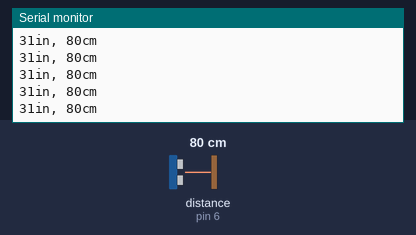
The sketch below on a simulated Arduino Uno, built with avr-gcc and run on an emulated ATmega328P. Shown: the last lines printed to the serial monitor. Wiring (inferred from the names in the program): ultrasonic range finder: trigger pin 5; echo pin 6. Inputs (shaded band) come from the test bench; at power-on: distance to the obstacle (sensor on pin 6) 80 cm. The echo pulse lasts 58.3 µs per cm.

Above: at 1.2 s.
1.3 s: distance to the obstacle (sensor on pin 6) set to 60 cm
At 1.48 s:
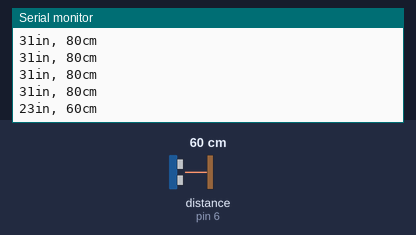
4.3 s: distance to the obstacle (sensor on pin 6) set to 2 cm
At 4.3 s:
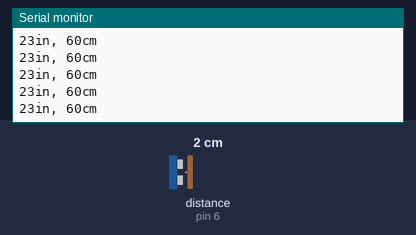
5.8 s: distance to the obstacle (sensor on pin 6) set to 18 cm
At 5.82 s:
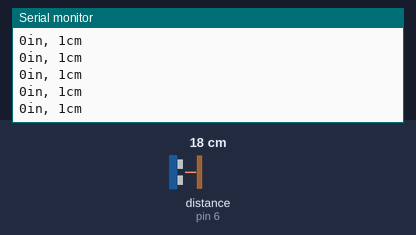
8.8 s: distance to the obstacle (sensor on pin 6) set to 250 cm
At 8.8 s:
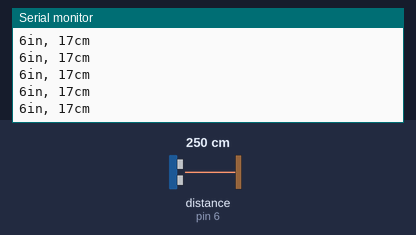
Timing chart, 0 to 11.8 s (numbered marks = the images above; inputs shaded):
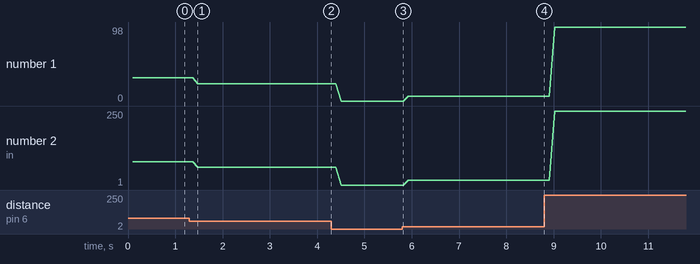

The sketch:

buzzer_and_tank_level.ino
```cpp
//this usses ultrasonic sensor for detection application is shown for tank level indicator
const int buzzer = 7; // Sensor Input for buzzer
//const int trigPin = 2;// Sensor Input for ultra sonic
//const int echoPin = 4;// Sensor Input for ultra sonic
const int trigPin = 5;// Sensor Input for ultra sonic
const int echoPin = 6;// Sensor Input for ultra sonic
void setup()
{
 pinMode(buzzer, INPUT); // set a pin for buzzer output
  Serial.begin(9600);  // initialize serial communication:
}

void loop()
{
   long duration, inches, cm;

  // The sensor is triggered by a HIGH pulse of 10 or more microseconds.
  // Give a short LOW pulse beforehand to ensure a clean HIGH pulse:
  pinMode(trigPin, OUTPUT);
  digitalWrite(trigPin, LOW);
  delayMicroseconds(2);
  digitalWrite(trigPin, HIGH);
  delayMicroseconds(10);
  digitalWrite(trigPin, LOW);

  // Read the signal from the sensor: a HIGH pulse whose
  // duration is the time (in microseconds) from the sending
  // of the ping to the reception of its echo off of an object.
  pinMode(echoPin, INPUT);
  duration = pulseIn(echoPin, HIGH);

  // convert the time into a distance
  inches = microsecondsToInches(duration);
  cm = microsecondsToCentimeters(duration);
  delay(100);
  if (cm<20)
  {
   // buzz(buzzer, 2500, 500); // buzz the buzzer on pin 4 at 2500Hz for 500 milliseconds

    long delayValue = 100000000;
    digitalWrite(buzzer,HIGH); // write the buzzer pin high to push out the diaphram
   delayMicroseconds(delayValue); // wait for the calculated delay value
   // digitalWrite(buzzer,LOW); // write the buzzer pin low to pull back the diaphram
   // delayMicroseconds(delayValue); // wait againf or the calculated delay value
   // delay(1000); // wait a bit between buzzes
  }
  Serial.print(inches);
  Serial.print("in, ");
  Serial.print(cm);
  Serial.print("cm");
  Serial.println();
  digitalWrite(buzzer,LOW);
}

long microsecondsToInches(long microseconds)
{
    return microseconds / 74 / 2;
}

long microsecondsToCentimeters(long microseconds)
{
    return microseconds / 29 / 2;
}
```

Measured:
- after the input at 1.3 s, the serial monitor: prints a new line after 0.18 s (image 1)
- plotted number 1: 31 → 23 after the input at 1.3 s, 23 → 0 after the input at 4.3 s, 0 → 6 after the input at 5.8 s, 6 → 98 after the input at 8.8 s
- plotted number 2: 80 → 60 after the input at 1.3 s, 60 → 1 after the input at 4.3 s, 1 → 17 after the input at 5.8 s, 17 → 250 after the input at 8.8 s
